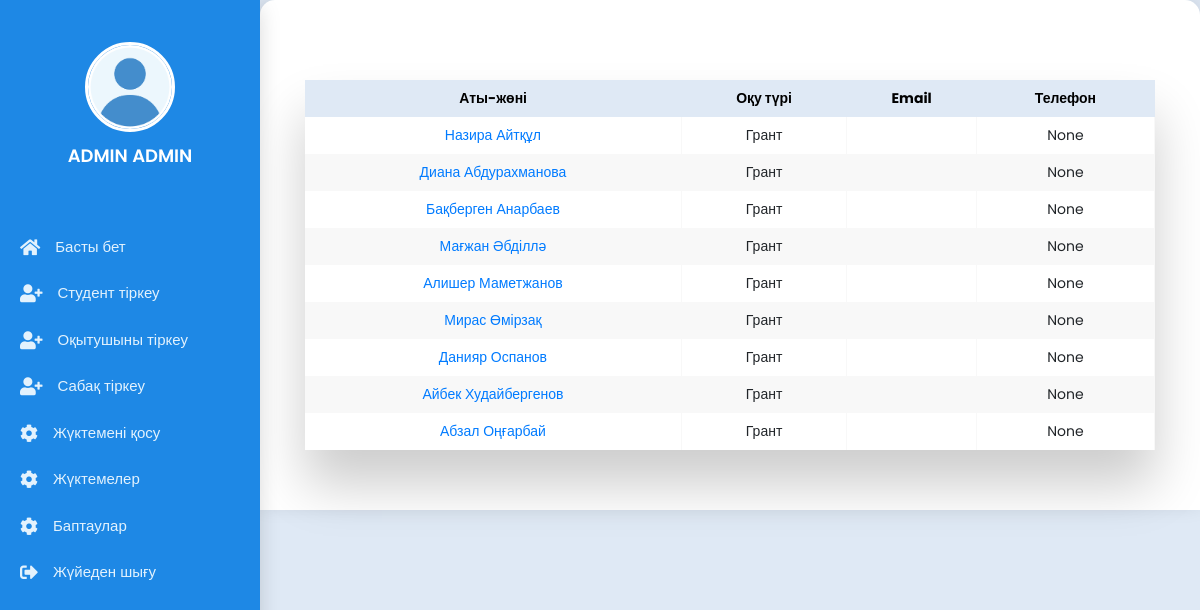
Page /kurator/5 (signed in) on the earlier database version.
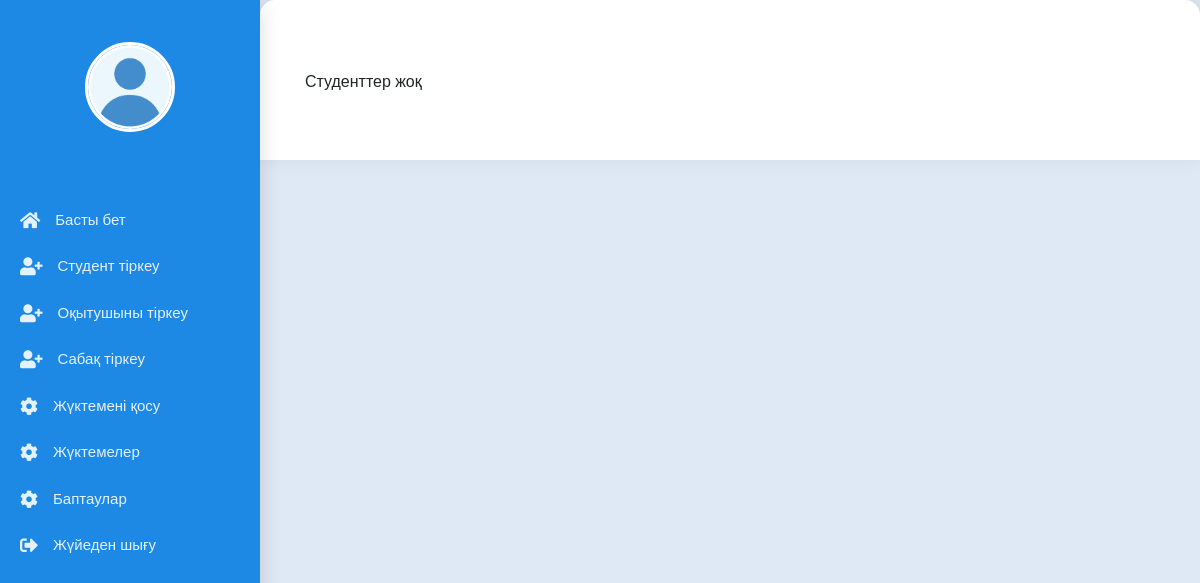
Same page on the later database version.
### main/models.py (models this page shows, shortened)
class CustomUser(AbstractUser):
    is_student = models.BooleanField(default=False)
    is_teacher = models.BooleanField(default=False)
    rate = models.DecimalField(
        max_digits=3,
        decimal_places=2,
        choices=[
            (1.00, 'Толық'),
            (0.50, '0.5'),
            (0.25, '0.25')
        ],
        default=1.00,
        blank=True,
        null=True,
        verbose_name='Ставка'
    )
    img = models.ImageField('foto', upload_to="profile/", blank=True, null=True)
    data = models.DateField('tygan kyn', blank=True, null=True)
    about_me  = models.TextField('ozim jaily', blank=True, null=True)
    email = models.EmailField('email', blank=True, null=True, )
    telefon = models.CharField('telefon', blank=True, null=True, max_length=20)
    addres1 = models.CharField('meken-jai-1', blank=True, null=True, max_length=100)
    addres2 = models.CharField('meken-jai-2', blank=True, null=True, max_length=100)
    ana = models.CharField('anasy aty', blank=True, null=True, max_length=100)
    ana_nomer = models.CharField('ana_telefon', blank=True, null=True, max_length=20)
    ake = models.CharField('akesy aty', blank=True, null=True, max_length=100)
    ake_nomer = models.CharField('ake_telefon', blank=True, null=True, max_length=20)
    kyrs = models.ForeignKey(Kyrs, on_delete=models.CASCADE, verbose_name='kyrs', blank=True, null=True )
    toby = models.ForeignKey(Toby, on_delete=models.CASCADE, verbose_name='toby', blank=True, null=True)
    oku_tury = models.ForeignKey(Oky_tury, on_delete=models.CASCADE, verbose_name='oky_tury', blank=True, null=True)
    dareje = models.ForeignKey(Dareje, on_delete=models.CASCADE, verbose_name='dareje', blank=True, null=True)
    kyzmet = models.ForeignKey(Kyzmet, on_delete=models.CASCADE, verbose_name='kyzmet', blank=True, null=True)
    sabak = models.ManyToManyField(Kyrs, verbose_name='sabak', related_name='custom_user_sabaks')
    user_permissions = models.ManyToManyField(
        Permission,
        verbose_name=_('user permissions'),
        blank=True,
        related_name='customuser_permissions',
        related_query_name='customuser_permission',
    )
    groups = models.ManyToManyField(
        Group,
        verbose_name=_('groups'),
        blank=True,
        related_name='customuser_groups',
        related_query_name='customuser_group',
    )

class Oky_tury(models.Model):
    name = models.CharField(verbose_name='name', max_length=100)
    def __str__(self):
        return self.name

### main/views.py (the view)
# urls.py: path('kurator/<int:group_id>', views.kurator, name='kurator'),
def kurator(request,group_id):
    kurator = Toby_kurator.objects.filter(kurator=request.user)
    tobym = Toby_kurator.objects.filter(kurator=request.user, group = group_id)
    students = CustomUser.objects.filter(toby=group_id)
    return render(request, 'main/teacher/kurator.html', {'user': request.user,'tobym' : tobym,'students' : students,'kurator' : kurator})

### main/templates/main/teacher/kurator.html (shortened to what this page needs)
{% extends 'main/profile.html' %}
{% load static %}
{% block link %}
<link rel="stylesheet" href="https://stackpath.bootstrapcdn.com/bootstrap/4.5.2/css/bootstrap.min.css">
{% endblock link %}
{% block main %}
<section class="main-course1">
    <div class="container">
        {% if students %}
        <div class="table-wrapper">
            <table class="fl-table">
                <thead>
                    <tr>
                        <th>Аты-жөні </th>
                        <th>Оқу түрі</th>
                        <th>Email</th>
                        <th>Телефон</th>
                    </tr>
                </thead>
                <tbody>
                    {% for s in students %}
                    <tr>
                        <td><a class="student" href="{% url 'user'  s.id %}">{{ s.first_name }} {{ s.last_name }}</a></td>
                        <td>{{ s.oku_tury }}</td>
                        <td>{{ s.email }}</td>
                        <td>{{ s.telefon }}</td>
                    </tr>
                    {% endfor %}
                </tbody>
            </table>
        </div>
        {% else %}
        <p>Студенттер жоқ</p>
        {% endif %}
    </div>
</section>
{% endblock main %}

### main/templates/main/profile.html (shortened to what this page needs)
<span style="font-family: verdana, geneva, sans-serif;"><!DOCTYPE html>
{% load static %}
    <html lang="en">
    <head>
      <link rel="stylesheet" href="{% static 'css/style-index1.css' %}">
      {% block link %}{% endblock link %}
      <link rel="stylesheet" href="https://cdnjs.cloudflare.com/ajax/libs/font-awesome/5.15.4/css/all.min.css"/>
    </head>
    <body>
      <div class="container1">
        <nav class="nav1">
          <ul>
            <li>
                <a href="{% url 'user'  user.id %}" class="logo">
                    {% if user.img %}
                        <img src="{{ user.img.url }}" alt="{{ user.first_name }} {{ user.last_name }}">
                    {% else %}
                        <img src="{% static 'img/images.png' %}" alt="Default Image">
                    {% endif %}
                    <span class="nav-item">{{ user.first_name }} {{ user.last_name }}</span>
                    <br>
                </a>
            </li>
            <li><a href="{% url 'profile' %}" class="{% if request.path == '/profile/' %}active1{% endif %}" >
              <i class="fas fa-home"></i>
              <span class="nav-item1 ">Басты бет</span>
            </a></li>
              {% if user.is_teacher == True %}
            <li><a href="{% url 'lek_pr' %}" class="{% if request.path == '/lek_pr/' %}active1{% endif %}">
              <i class="fas fa-tasks"></i>
              <span class="nav-item1">Пәндер тізімі</span>
            </a></li>
              {% elif user.is_student == True  %}
            <li><a href="{% url 'student_sabak' %}" class="{% if request.path == '/student_sabak/' %}active1{% endif %}">
              <i class="fas fa-tasks"></i>
              <span class="nav-item1">Пәндер тізімі</span>
            </a></li>
              {% else %}
              <li><a href="{% url 'register_student' %}" class="{% if request.path == '/register_student/' %}active1{% endif %}">
              <i class="fas fa fa-user-plus"></i>
              <span class="nav-item1 ">Студент тіркеу</span>
            </a></li>
            <li><a href="{% url 'register_teacher' %}" class="{% if request.path == '/register_teacher/' %}active1{% endif %}">
              <i class="fas fa fa-user-plus"></i>
              <span class="nav-item1">Оқытушыны тіркеу</span>
            </a></li>
            <li><a href="{% url 'sabak_top' %}" class="{% if request.path == '/sabak_top/' %}active1{% endif %}">
              <i class="fas fa fa-user-plus"></i>
              <span class="nav-item1 ">Сабақ тіркеу</span>
            </a></li>
                                        <li><a href="{% url 'zhukteme_create' %}"
                             class="{% if request.path == '/zhukteme_create/' %}active1{% endif %}">
              <i class="fas fa-cog"></i>
              <span class="nav-item1">Жүктемені қосу</span>
            </a></li>
                                <li><a href="{% url 'zhukteme_list' %}"
                             class="{% if request.path == '/zhukteme_list/' %}active1{% endif %}">
              <i class="fas fa-cog"></i>
              <span class="nav-item1">Жүктемелер</span>
            </a></li>
              {% endif %}
            <li><a href="{% url 'profile_update' %}" class="{% if request.path == '/profile_update/' %}active1{% endif %}">
              <i class="fas fa-cog"></i>
              <span class="nav-item1">Баптаулар</span>
            </a></li>
            <li><a href="{% url 'logout' %}" class=""  class="logout">
              <i class="fas fa-sign-out-alt"></i>
              <span class="nav-item1">Жүйеден шығу</span>
            </a></li>
          </ul>
        </nav>
        <section class="main1">
    {% block main %}{% endblock main %}
</section>
      </div>
    </body>
    </html></span>

Differences in the rows shown:
no longer on this page (row edited): CustomUser: first_name "ADMIN", last_name "ADMIN"
removed CustomUser: first_name "Назира", last_name "Айтқұл", oku_tury "Грант", telefon "None"
removed CustomUser: first_name "Диана", last_name "Абдурахманова", oku_tury "Грант", telefon "None"
removed CustomUser: first_name "Бақберген", last_name "Анарбаев", oku_tury "Грант", telefon "None"
removed CustomUser: first_name "Мағжан", last_name "Әбділлә", oku_tury "Грант", telefon "None"
removed CustomUser: first_name "Алишер", last_name "Маметжанов", oku_tury "Грант", telefon "None"
removed CustomUser: first_name "Мирас", last_name "Өмірзақ", oku_tury "Грант", telefon "None"
removed CustomUser: first_name "Данияр", last_name "Оспанов", oku_tury "Грант", telefon "None"
removed CustomUser: first_name "Айбек", last_name "Худайбергенов", oku_tury "Грант", telefon "None"
removed CustomUser: first_name "Абзал", last_name "Оңғарбай", oku_tury "Грант", telefon "None"
Other differences:
text no longer shown: "Аты-жөні Оқу түрі Email Телефон"
text now shown: "Студенттер жоқ"
